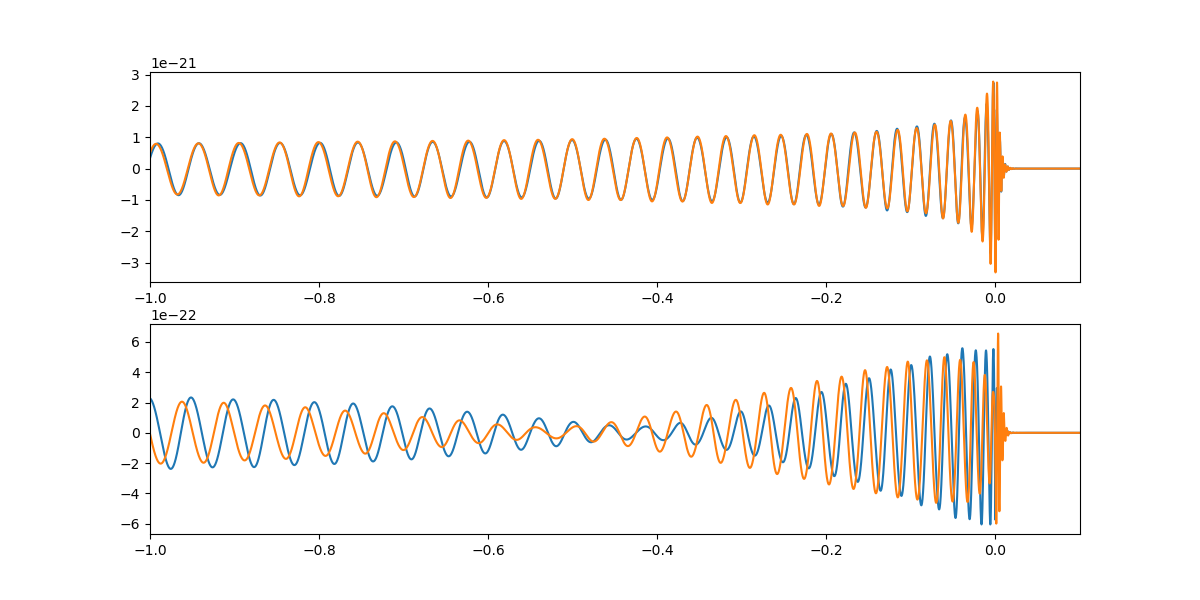

The Python source for this figure:
import numpy as np
import matplotlib.pyplot as plt
from pycbc.waveform import get_td_waveform
import sys, os
from pathlib import Path
import time
from pyWaveformGenerator.psd import GWDetector, DetectorPSD
from pyWaveformGenerator.waveform import calculate_waveform_ep, calculate_waveform
from pyWaveformGenerator import SEOBNRWaveformCaller, test_interface

def get_lalh(m1, m2, fmin, **kwargs):
    hp, hc = get_td_waveform(approximant = 'SEOBNRv4PHM',
                             mass1 = m1,
                             mass2 = m2,
                             f_lower = fmin,
                             delta_t = 1./16384,
                             **kwargs)
    return hp.sample_times, hp.data, hc.data

fmin = 10
m1 = 30
m2 = 25
s1x = 0.3
dL = 100
iota = np.pi/2
GMsun_c3 = 6.67384e-11 * 1.988409870698050731911960804878414216e30 / (299792458e0)**3
Mf_ref = GMsun_c3 * (m1 + m2) * fmin

t, hp, hc = get_lalh(m1, m2, fmin, distance=dL, inclination = iota, spin1x = s1x)
'''
calculate_waveform_ep((parameters['mass_1'], parameters['mass_2'],
                       spin_1x, spin_1y, spin_1z, spin_2x, spin_2y, spin_2z,
                       parameters['eccentricity'], parameters['luminosity_distance'],
                       parameters['relativistic_anomaly'],
                       iota, beta_rad, Phi_rad),
                       f_min=info['minimum_frequency'],
                       Mf_ref=Mf_ref, is_coframe=False, # Have tested this - unlikely to be True
                       srate=info['sampling_frequency'],
                       use_coaphase=True)
'''
waveform, dyn = calculate_waveform_ep((m1, m2, s1x, 0, 0, 0, 0, 0, 0, dL, 0, iota, 0, 0), fmin, Mf_ref=Mf_ref, 
                                       use_coaphase=False)

hpc_pycbc = hp - 1.j*hc
hpc_pw = -waveform.hpc.value

fig = plt.figure(figsize = (12, 6))
axs = fig.subplots(2, 1)
ax = axs[0]
ax.plot(t - t[0], np.real(hpc_pycbc))
ax.plot(waveform.time, np.real(hpc_pw))
ax = axs[1]
ax.plot(t - t[0], np.imag(hpc_pycbc))
ax.plot(waveform.time, np.imag(hpc_pw))
plt.savefig('Xiaolin_test.png')
plt.close()
